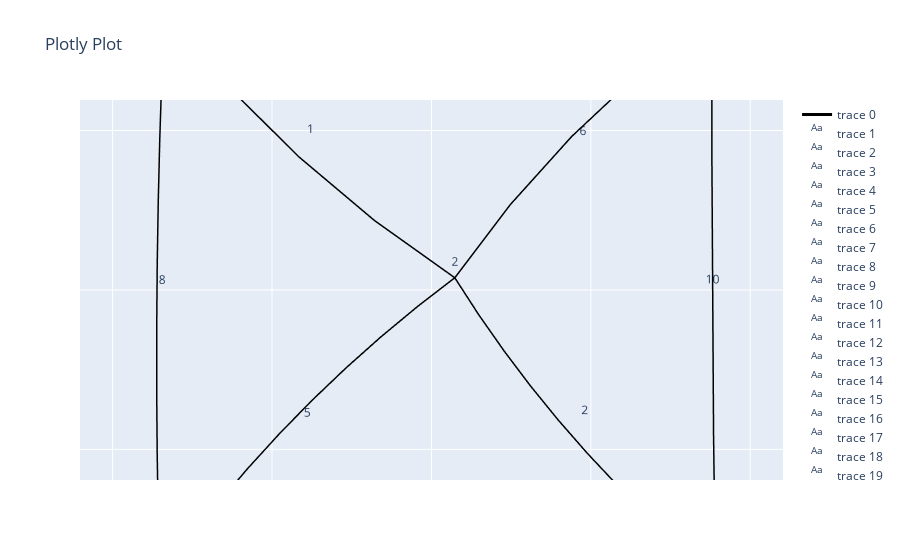
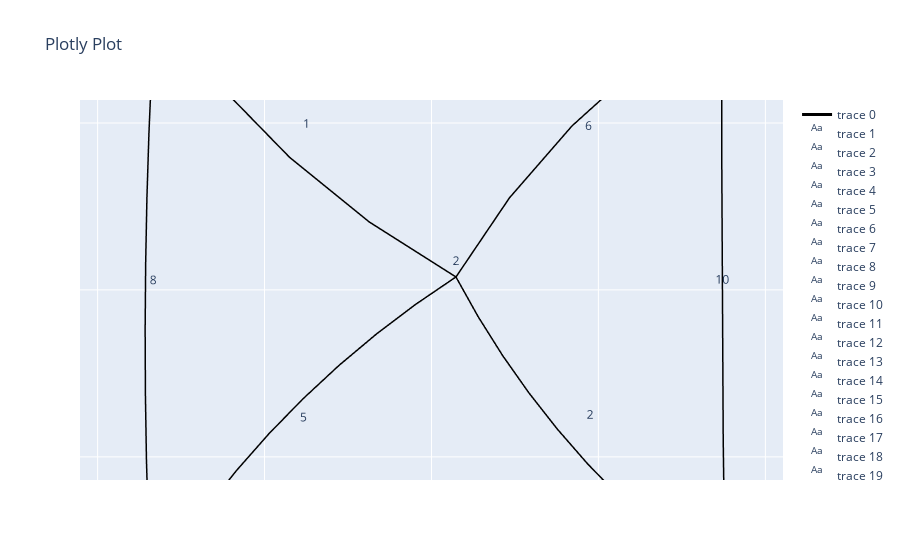
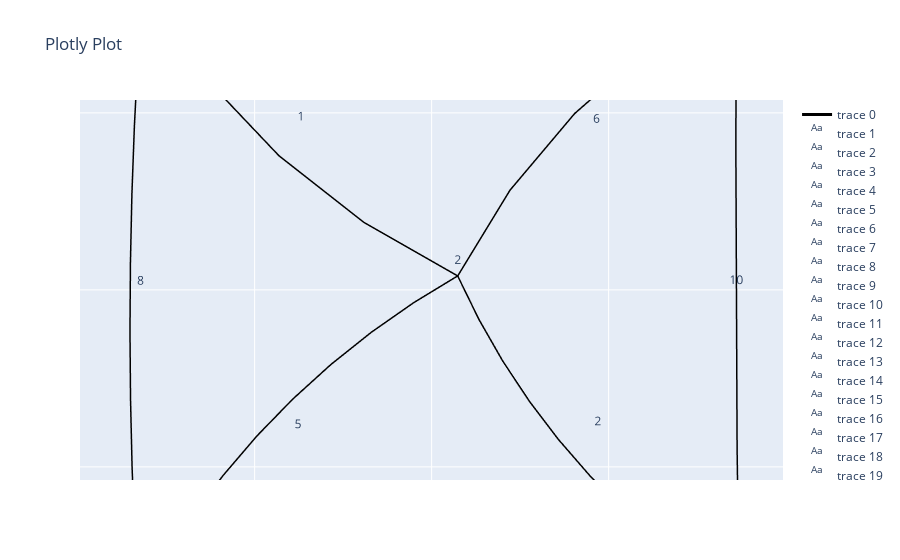
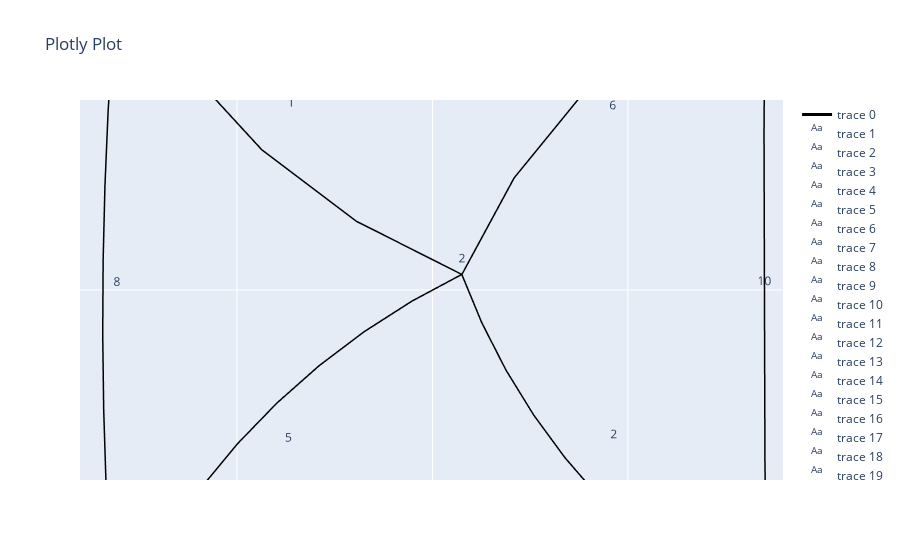

Here is the notebook cell these charts were saved with, in order:
### Markdown cell above
Generate 4 specimens only changing the tension

### Code cell
q0 = q.copy()
q_scalars = [0.35, 0.6, 0.8, 1.0]
for q_scalar in q_scalars:
    q_new = q0*q_scalar
    # net.update_shape(q_new)
    net = Network_custom.from_fd(vertices, edges, q_new, fixed, paths = paths, dir = directions)
    l1_initial = net.l1.copy()
    l0, l_scalar = net.materialize_nonlinear(A, stress_data, strain_data, interpolation_kind = 'cubic')
    net.initialize_shape_optimizer(function_type = 'standard',  method = 'Gauss-Seidel',options ={"maxiter": 1000, "damping": .01, "correction_scalar": 1., "tol": 1e-6})
    # net.initialize_shape_optimizer(function_type = 'standard',  method = 'L-BFGS-B',options ={"maxiter": 10000, "maxfun": 1500000, "maxls": 5000})
    net.optimize_vertices()
    reference_point = [0,0,0]                         # The network will be scaler relative to this point
    net.scale_vertices(reference_point, net.l_scalar, account_for_leafs = True) # If you don't provide a scalar, it will use network.l_scalar automatically
    R, th = net.arc_param()
    xyz = net.arc_points(n = 10)
    net.auto_flip_curves(n = 10)        # Automatically flip the curvature of the edges. Directions will become 1, -1, 1, -1, ...
    net.flip_curves()                   # Flip all the edges.
    net.flip_curves([2, 5, 8], n = 10)
    net.jump_at_intersection(intersection_width = printing_params['d_nozzle']*1.5, intersection_height = printing_params['layer_height'], interpolation_function=None) 
    net.net_plot(color=True, plot_type='arcs', elables=True, vlabels = True)
    net.all_loop_to_path(start_loop_bools, end_loop_bools, L_loop, alpha_loop, n_points)
    net.add_running_start(running_start_bools, running_end_bools, L_running, n_points)
    file_name = model_name + f'_even_q_{q_scalar}_{L_scale}'
    net.save_network(os.path.join(BYU_UW_root, 'networks', file_name + '.pkl'))
    print(f"q_scalar: {q_scalar}, l_scalar: {l_scalar}, max stress: {np.max(net.f)/TPU_nl['A']}")

    g_code = replace_brackets(start_gcode, temperature_settings)
    g_code += make_purge_line(g_code, printing_params, gen, point0, point1, comment='Purge line', ef_extra=2.5)
    g_code += make_purge_line(g_code, printing_params, gen, point2, point3, comment='Purge line', ef_extra=1.0)
    g_code += add_net_to_gcode(g_code, printing_params, gen, net)

    g_code += end_gcode
    with open(os.path.join('DATA', 'generated_gcodes', model_name + file_name + '.gcode'), "w") as g_code_file:
        g_code_file.write(g_code)
    print(model_name + f'_even_q_{q_scalar}.gcode', ((net.R * net.th) - net.l0))

### Figure 1 — Plotly figure (JSON) as saved in the notebook; plotly's stock layout.template omitted (floating-point values rounded to 4 significant figures)
{"data": [{"line": {"color": "black", "width": 3}, "mode": "lines", "type": "scatter3d", "x": [-69.09, -60.19, -51.3, -42.4, -33.5, null, -33.5, -25.44, -16.64, -7.164, 2.925, null, 2.925, 5.926, 9.092, 12.42, 15.9, 19.53, 23.32, 27.24, 31.3, 35.49, null, 35.49, 43.88, 52.28, 60.67, 69.06, null, -69.06, -60.32, -51.58, -42.84, -34.09, null, -34.09, -30.59, -26.93, -23.1, -19.12, -14.99, -10.72, -6.302, -1.753, 2.925, null, 2.925, 9.896, 17.61, 26.03, 35.07, null, 35.07, 43.58, 52.09, 60.59, 69.1, null, -33.5, -33.82, -34.08, -34.27, -34.4, -34.47, -34.47, -34.41, -34.28, -34.09, null, -34.09, -16.7, 0.7042, 18.1, 35.49, null, 35.49, 35.39, 35.28, 35.18, 35.07, null, 35.07, 17.93, 0.7843, -16.36, -33.5, null], "y": [69.14, 60.57, 51.99, 43.41, 34.83, null, 34.83, 25.43, 16.7, 8.721, 1.529, null, 1.529, -3.105, -7.628, -12.03, -16.32, -20.47, -24.5, -28.38, -32.12, -35.71, null, -35.71, -44.05, -52.39, -60.73, -69.07, null, -69.16, -60.95, -52.75, -44.55, -36.35, null, -36.35, -31.59, -26.96, -22.45, -18.09, -13.86, -9.78, -5.852, -2.081, 1.529, null, 1.529, 10.71, 19.28, 27.16, 34.31, null, 34.31, 43.0, 51.69, 60.38, 69.07, null, 34.83, 26.93, 19.02, 11.11, 3.202, -4.71, -12.62, -20.53, -28.44, -36.35, null, -36.35, -36.58, -36.56, -36.26, -35.71, null, -35.71, -18.21, -0.6999, 16.81, 34.31, null, 34.31, 34.52, 34.68, 34.78, 34.83, null], "z": [0, 0, 0, 0, 0, null, 0, 0, 0, 0, 0, null, 0, 0, 0, 0, 0, 0, 0, 0, 0, 0, null, 0, 0, 0, 0, 0, null, 0, 0, 0, 0, 0, null, 0, 0, 0, 0, 0, 0, 0, 0, 0, 0.2, null, 0.2, 0, 0, 0, 0, null, 0, 0, 0, 0, 0, null, 0.2, 0, 0, 0, 0, 0, 0, 0, 0, 0.2, null, 0.2, 0, 0, 0, 0.2, null, 0.2, 0, 0, 0, 0.2, null, 0.2, 0, 0, 0, 0.2, null]}, {"mode": "text", "text": ["0"], "type": "scatter3d", "x": [-51.3], "y": [51.99], "z": [0]}, {"mode": "text", "text": ["1"], "type": "scatter3d", "x": [-15.29], "y": [18.18], "z": [0]}, {"mode": "text", "text": ["2"], "type": "scatter3d", "x": [19.21], "y": [-17.09], "z": [0]}, {"mode": "text", "text": ["3"], "type": "scatter3d", "x": [52.28], "y": [-52.39], "z": [0]}, {"mode": "text", "text": ["4"], "type": "scatter3d", "x": [-51.58], "y": [-52.75], "z": [0]}, {"mode": "text", "text": ["5"], "type": "scatter3d", "x": [-15.58], "y": [-17.41], "z": [0]}, {"mode": "text", "text": ["6"], "type": "scatter3d", "x": [19.0], "y": [17.92], "z": [0]}, {"mode": "text", "text": ["7"], "type": "scatter3d", "x": [52.09], "y": [51.69], "z": [0]}, {"mode": "text", "text": ["8"], "type": "scatter3d", "x": [-33.8], "y": [-0.7593], "z": [0]}, {"mode": "text", "text": ["9"], "type": "scatter3d", "x": [0.6994], "y": [-36.03], "z": [0]}, {"mode": "text", "text": ["10"], "type": "scatter3d", "x": [35.28], "y": [-0.6999], "z": [0]}, {"mode": "text", "text": ["11"], "type": "scatter3d", "x": [0.7835], "y": [34.57], "z": [0]}, {"mode": "text", "text": ["0"], "type": "scatter3d", "x": [-69.09], "y": [69.14], "z": [0]}, {"mode": "text", "text": ["1"], "type": "scatter3d", "x": [-33.5], "y": [34.83], "z": [0]}, {"mode": "text", "text": ["2"], "type": "scatter3d", "x": [2.925], "y": [1.529], "z": [0]}, {"mode": "text", "text": ["3"], "type": "scatter3d", "x": [35.49], "y": [-35.71], "z": [0]}, {"mode": "text", "text": ["4"], "type": "scatter3d", "x": [69.06], "y": [-69.07], "z": [0]}, {"mode": "text", "text": ["5"], "type": "scatter3d", "x": [-69.06], "y": [-69.16], "z": [0]}, {"mode": "text", "text": ["6"], "type": "scatter3d", "x": [-34.09], "y": [-36.35], "z": [0]}, {"mode": "text", "text": ["7"], "type": "scatter3d", "x": [35.07], "y": [34.31], "z": [0]}, {"mode": "text", "text": ["8"], "type": "scatter3d", "x": [69.1], "y": [69.07], "z": [0]}], "layout": {"scene": {"aspectmode": "data", "camera": {"center": {"x": 0, "y": 0, "z": 0}, "eye": {"x": 0, "y": 0, "z": 3.458}, "up": {"x": 0, "y": 1, "z": 0}}}, "title": {"text": "Plotly Plot"}}}

### Figure 2 — Plotly figure (JSON) as saved in the notebook; plotly's stock layout.template omitted (floating-point values rounded to 4 significant figures)
{"data": [{"line": {"color": "black", "width": 3}, "mode": "lines", "type": "scatter3d", "x": [-67.14, -58.63, -50.12, -41.61, -33.09, null, -33.09, -25.59, -17.0, -7.455, 2.925, null, 2.925, 5.601, 8.52, 11.67, 15.06, 18.65, 22.46, 26.47, 30.66, 35.03, null, 35.03, 43.03, 51.04, 59.04, 67.04, null, -67.07, -58.71, -50.35, -41.99, -33.63, null, -33.63, -30.45, -27.03, -23.38, -19.5, -15.4, -11.1, -6.605, -1.926, 2.925, null, 2.925, 9.332, 16.83, 25.32, 34.67, null, 34.67, 42.79, 50.91, 59.02, 67.14, null, -33.09, -33.52, -33.85, -34.09, -34.24, -34.3, -34.27, -34.15, -33.93, -33.63, null, -33.63, -16.46, 0.7102, 17.88, 35.03, null, 35.03, 34.94, 34.85, 34.76, 34.67, null, 34.67, 17.73, 0.7925, -16.15, -33.09, null], "y": [67.26, 59.05, 50.84, 42.63, 34.42, null, 34.42, 24.68, 15.88, 8.138, 1.552, null, 1.552, -3.228, -7.864, -12.34, -16.65, -20.78, -24.72, -28.46, -31.98, -35.29, null, -35.29, -43.23, -51.17, -59.12, -67.06, null, -67.28, -59.45, -51.61, -43.78, -35.95, null, -35.95, -31.01, -26.24, -21.65, -17.25, -13.05, -9.059, -5.289, -1.749, 1.552, null, 1.552, 11.02, 19.65, 27.31, 33.88, null, 33.88, 42.18, 50.48, 58.77, 67.07, null, 34.42, 26.61, 18.79, 10.97, 3.153, -4.668, -12.49, -20.31, -28.13, -35.95, null, -35.95, -36.34, -36.36, -36.01, -35.29, null, -35.29, -17.99, -0.7016, 16.59, 33.88, null, 33.88, 34.16, 34.34, 34.43, 34.42, null], "z": [0, 0, 0, 0, 0, null, 0, 0, 0, 0, 0, null, 0, 0, 0, 0, 0, 0, 0, 0, 0, 0, null, 0, 0, 0, 0, 0, null, 0, 0, 0, 0, 0, null, 0, 0, 0, 0, 0, 0, 0, 0, 0, 0.2, null, 0.2, 0, 0, 0, 0, null, 0, 0, 0, 0, 0, null, 0.2, 0, 0, 0, 0, 0, 0, 0, 0, 0.2, null, 0.2, 0, 0, 0, 0.2, null, 0.2, 0, 0, 0, 0.2, null, 0.2, 0, 0, 0, 0.2, null]}, {"mode": "text", "text": ["0"], "type": "scatter3d", "x": [-50.12], "y": [50.84], "z": [0]}, {"mode": "text", "text": ["1"], "type": "scatter3d", "x": [-15.08], "y": [17.98], "z": [0]}, {"mode": "text", "text": ["2"], "type": "scatter3d", "x": [18.98], "y": [-16.87], "z": [0]}, {"mode": "text", "text": ["3"], "type": "scatter3d", "x": [51.04], "y": [-51.17], "z": [0]}, {"mode": "text", "text": ["4"], "type": "scatter3d", "x": [-50.35], "y": [-51.61], "z": [0]}, {"mode": "text", "text": ["5"], "type": "scatter3d", "x": [-15.35], "y": [-17.2], "z": [0]}, {"mode": "text", "text": ["6"], "type": "scatter3d", "x": [18.8], "y": [17.72], "z": [0]}, {"mode": "text", "text": ["7"], "type": "scatter3d", "x": [50.91], "y": [50.48], "z": [0]}, {"mode": "text", "text": ["8"], "type": "scatter3d", "x": [-33.36], "y": [-0.7646], "z": [0]}, {"mode": "text", "text": ["9"], "type": "scatter3d", "x": [0.7032], "y": [-35.62], "z": [0]}, {"mode": "text", "text": ["10"], "type": "scatter3d", "x": [34.85], "y": [-0.7016], "z": [0]}, {"mode": "text", "text": ["11"], "type": "scatter3d", "x": [0.791], "y": [34.15], "z": [0]}, {"mode": "text", "text": ["0"], "type": "scatter3d", "x": [-67.14], "y": [67.26], "z": [0]}, {"mode": "text", "text": ["1"], "type": "scatter3d", "x": [-33.09], "y": [34.42], "z": [0]}, {"mode": "text", "text": ["2"], "type": "scatter3d", "x": [2.925], "y": [1.552], "z": [0]}, {"mode": "text", "text": ["3"], "type": "scatter3d", "x": [35.03], "y": [-35.29], "z": [0]}, {"mode": "text", "text": ["4"], "type": "scatter3d", "x": [67.04], "y": [-67.06], "z": [0]}, {"mode": "text", "text": ["5"], "type": "scatter3d", "x": [-67.07], "y": [-67.28], "z": [0]}, {"mode": "text", "text": ["6"], "type": "scatter3d", "x": [-33.63], "y": [-35.95], "z": [0]}, {"mode": "text", "text": ["7"], "type": "scatter3d", "x": [34.67], "y": [33.88], "z": [0]}, {"mode": "text", "text": ["8"], "type": "scatter3d", "x": [67.14], "y": [67.07], "z": [0]}], "layout": {"scene": {"aspectmode": "data", "camera": {"center": {"x": 0, "y": 0, "z": 0}, "eye": {"x": 0, "y": 0, "z": 3.364}, "up": {"x": 0, "y": 1, "z": 0}}}, "title": {"text": "Plotly Plot"}}}

### Figure 3 — Plotly figure (JSON) as saved in the notebook; plotly's stock layout.template omitted (floating-point values rounded to 4 significant figures)
{"data": [{"line": {"color": "black", "width": 3}, "mode": "lines", "type": "scatter3d", "x": [-64.75, -56.73, -48.71, -40.69, -32.67, null, -32.67, -25.66, -17.26, -7.661, 2.936, null, 2.936, 5.324, 8.024, 11.03, 14.32, 17.88, 21.71, 25.78, 30.07, 34.58, null, 34.58, 42.06, 49.55, 57.04, 64.52, null, -64.62, -56.75, -48.88, -41.01, -33.14, null, -33.14, -30.26, -27.06, -23.55, -19.76, -15.7, -11.38, -6.823, -2.044, 2.936, null, 2.936, 8.847, 16.16, 24.71, 34.29, null, 34.29, 41.9, 49.5, 57.11, 64.71, null, -32.67, -33.18, -33.58, -33.86, -34.03, -34.08, -34.02, -33.84, -33.55, -33.14, null, -33.14, -16.21, 0.7268, 17.66, 34.58, null, 34.58, 34.51, 34.44, 34.36, 34.29, null, 34.29, 17.55, 0.8122, -15.93, -32.67, null], "y": [64.95, 57.21, 49.48, 41.74, 34.0, null, 34.0, 24.02, 15.16, 7.629, 1.579, null, 1.579, -3.309, -8.031, -12.57, -16.9, -21.01, -24.87, -28.48, -31.82, -34.87, null, -34.87, -42.29, -49.71, -57.14, -64.56, null, -64.98, -57.62, -50.26, -42.91, -35.55, null, -35.55, -30.49, -25.61, -20.95, -16.52, -12.34, -8.426, -4.791, -1.452, 1.579, null, 1.579, 11.26, 19.93, 27.39, 33.46, null, 33.46, 41.24, 49.02, 56.81, 64.59, null, 34.0, 26.28, 18.56, 10.83, 3.1, -4.634, -12.37, -20.1, -27.83, -35.55, null, -35.55, -36.07, -36.13, -35.73, -34.87, null, -34.87, -17.79, -0.7069, 16.38, 33.46, null, 33.46, 33.8, 34.0, 34.07, 34.0, null], "z": [0, 0, 0, 0, 0, null, 0, 0, 0, 0, 0, null, 0, 0, 0, 0, 0, 0, 0, 0, 0, 0, null, 0, 0, 0, 0, 0, null, 0, 0, 0, 0, 0, null, 0, 0, 0, 0, 0, 0, 0, 0, 0, 0.2, null, 0.2, 0, 0, 0, 0, null, 0, 0, 0, 0, 0, null, 0.2, 0, 0, 0, 0, 0, 0, 0, 0, 0.2, null, 0.2, 0, 0, 0, 0.2, null, 0.2, 0, 0, 0, 0.2, null, 0.2, 0, 0, 0, 0.2, null]}, {"mode": "text", "text": ["0"], "type": "scatter3d", "x": [-48.71], "y": [49.48], "z": [0]}, {"mode": "text", "text": ["1"], "type": "scatter3d", "x": [-14.87], "y": [17.79], "z": [0]}, {"mode": "text", "text": ["2"], "type": "scatter3d", "x": [18.76], "y": [-16.65], "z": [0]}, {"mode": "text", "text": ["3"], "type": "scatter3d", "x": [49.55], "y": [-49.71], "z": [0]}, {"mode": "text", "text": ["4"], "type": "scatter3d", "x": [-48.88], "y": [-50.26], "z": [0]}, {"mode": "text", "text": ["5"], "type": "scatter3d", "x": [-15.1], "y": [-16.99], "z": [0]}, {"mode": "text", "text": ["6"], "type": "scatter3d", "x": [18.61], "y": [17.52], "z": [0]}, {"mode": "text", "text": ["7"], "type": "scatter3d", "x": [49.5], "y": [49.02], "z": [0]}, {"mode": "text", "text": ["8"], "type": "scatter3d", "x": [-32.91], "y": [-0.7747], "z": [0]}, {"mode": "text", "text": ["9"], "type": "scatter3d", "x": [0.7176], "y": [-35.21], "z": [0]}, {"mode": "text", "text": ["10"], "type": "scatter3d", "x": [34.44], "y": [-0.7069], "z": [0]}, {"mode": "text", "text": ["11"], "type": "scatter3d", "x": [0.81], "y": [33.73], "z": [0]}, {"mode": "text", "text": ["0"], "type": "scatter3d", "x": [-64.75], "y": [64.95], "z": [0]}, {"mode": "text", "text": ["1"], "type": "scatter3d", "x": [-32.67], "y": [34.0], "z": [0]}, {"mode": "text", "text": ["2"], "type": "scatter3d", "x": [2.936], "y": [1.579], "z": [0]}, {"mode": "text", "text": ["3"], "type": "scatter3d", "x": [34.58], "y": [-34.87], "z": [0]}, {"mode": "text", "text": ["4"], "type": "scatter3d", "x": [64.52], "y": [-64.56], "z": [0]}, {"mode": "text", "text": ["5"], "type": "scatter3d", "x": [-64.62], "y": [-64.98], "z": [0]}, {"mode": "text", "text": ["6"], "type": "scatter3d", "x": [-33.14], "y": [-35.55], "z": [0]}, {"mode": "text", "text": ["7"], "type": "scatter3d", "x": [34.29], "y": [33.46], "z": [0]}, {"mode": "text", "text": ["8"], "type": "scatter3d", "x": [64.71], "y": [64.59], "z": [0]}], "layout": {"scene": {"aspectmode": "data", "camera": {"center": {"x": 0, "y": 0, "z": 0}, "eye": {"x": 0, "y": 0, "z": 3.249}, "up": {"x": 0, "y": 1, "z": 0}}}, "title": {"text": "Plotly Plot"}}}

### Figure 4 — Plotly figure (JSON) as saved in the notebook; plotly's stock layout.template omitted (floating-point values rounded to 4 significant figures)
{"data": [{"line": {"color": "black", "width": 3}, "mode": "lines", "type": "scatter3d", "x": [-60.92, -53.72, -46.52, -39.32, -32.11, null, -32.11, -25.65, -17.46, -7.803, 2.999, null, 2.999, 5.064, 7.52, 10.35, 13.54, 17.07, 20.91, 25.04, 29.43, 34.06, null, 34.06, 40.63, 47.19, 53.76, 60.32, null, -60.63, -53.6, -46.56, -39.53, -32.49, null, -32.49, -29.93, -26.98, -23.64, -19.96, -15.93, -11.6, -6.978, -2.103, 2.999, null, 2.999, 8.358, 15.46, 24.07, 33.87, null, 33.87, 40.59, 47.3, 54.01, 60.72, null, -32.11, -32.72, -33.19, -33.51, -33.7, -33.74, -33.64, -33.4, -33.02, -32.49, null, -32.49, -15.86, 0.7962, 17.44, 34.06, null, 34.06, 34.02, 33.97, 33.92, 33.87, null, 33.87, 17.38, 0.884, -15.61, -32.11, null], "y": [61.26, 54.31, 47.37, 40.42, 33.48, null, 33.48, 23.25, 14.34, 7.048, 1.597, null, 1.597, -3.387, -8.191, -12.78, -17.14, -21.22, -25.01, -28.48, -31.61, -34.38, null, -34.38, -40.88, -47.38, -53.88, -60.38, null, -61.25, -54.71, -48.17, -41.63, -35.09, null, -35.09, -29.9, -24.92, -20.19, -15.73, -11.57, -7.739, -4.252, -1.134, 1.597, null, 1.597, 11.48, 20.18, 27.41, 32.91, null, 32.91, 39.81, 46.7, 53.6, 60.5, null, 33.48, 25.87, 18.26, 10.64, 3.015, -4.612, -12.24, -19.86, -27.48, -35.09, null, -35.09, -35.73, -35.83, -35.38, -34.38, null, -34.38, -17.56, -0.7334, 16.09, 32.91, null, 32.91, 33.36, 33.6, 33.64, 33.48, null], "z": [0, 0, 0, 0, 0, null, 0, 0, 0, 0, 0, null, 0, 0, 0, 0, 0, 0, 0, 0, 0, 0, null, 0, 0, 0, 0, 0, null, 0, 0, 0, 0, 0, null, 0, 0, 0, 0, 0, 0, 0, 0, 0, 0.2, null, 0.2, 0, 0, 0, 0, null, 0, 0, 0, 0, 0, null, 0.2, 0, 0, 0, 0, 0, 0, 0, 0, 0.2, null, 0.2, 0, 0, 0, 0.2, null, 0.2, 0, 0, 0, 0.2, null, 0.2, 0, 0, 0, 0.2, null]}, {"mode": "text", "text": ["0"], "type": "scatter3d", "x": [-46.52], "y": [47.37], "z": [0]}, {"mode": "text", "text": ["1"], "type": "scatter3d", "x": [-14.56], "y": [17.54], "z": [0]}, {"mode": "text", "text": ["2"], "type": "scatter3d", "x": [18.53], "y": [-16.39], "z": [0]}, {"mode": "text", "text": ["3"], "type": "scatter3d", "x": [47.19], "y": [-47.38], "z": [0]}, {"mode": "text", "text": ["4"], "type": "scatter3d", "x": [-46.56], "y": [-48.17], "z": [0]}, {"mode": "text", "text": ["5"], "type": "scatter3d", "x": [-14.75], "y": [-16.75], "z": [0]}, {"mode": "text", "text": ["6"], "type": "scatter3d", "x": [18.44], "y": [17.25], "z": [0]}, {"mode": "text", "text": ["7"], "type": "scatter3d", "x": [47.3], "y": [46.7], "z": [0]}, {"mode": "text", "text": ["8"], "type": "scatter3d", "x": [-32.3], "y": [-0.8061], "z": [0]}, {"mode": "text", "text": ["9"], "type": "scatter3d", "x": [0.7846], "y": [-34.73], "z": [0]}, {"mode": "text", "text": ["10"], "type": "scatter3d", "x": [33.97], "y": [-0.7334], "z": [0]}, {"mode": "text", "text": ["11"], "type": "scatter3d", "x": [0.8806], "y": [33.19], "z": [0]}, {"mode": "text", "text": ["0"], "type": "scatter3d", "x": [-60.92], "y": [61.26], "z": [0]}, {"mode": "text", "text": ["1"], "type": "scatter3d", "x": [-32.11], "y": [33.48], "z": [0]}, {"mode": "text", "text": ["2"], "type": "scatter3d", "x": [2.999], "y": [1.597], "z": [0]}, {"mode": "text", "text": ["3"], "type": "scatter3d", "x": [34.06], "y": [-34.38], "z": [0]}, {"mode": "text", "text": ["4"], "type": "scatter3d", "x": [60.32], "y": [-60.38], "z": [0]}, {"mode": "text", "text": ["5"], "type": "scatter3d", "x": [-60.63], "y": [-61.25], "z": [0]}, {"mode": "text", "text": ["6"], "type": "scatter3d", "x": [-32.49], "y": [-35.09], "z": [0]}, {"mode": "text", "text": ["7"], "type": "scatter3d", "x": [33.87], "y": [32.91], "z": [0]}, {"mode": "text", "text": ["8"], "type": "scatter3d", "x": [60.72], "y": [60.5], "z": [0]}], "layout": {"scene": {"aspectmode": "data", "camera": {"center": {"x": 0, "y": 0, "z": 0}, "eye": {"x": 0, "y": 0, "z": 3.063}, "up": {"x": 0, "y": 1, "z": 0}}}, "title": {"text": "Plotly Plot"}}}
